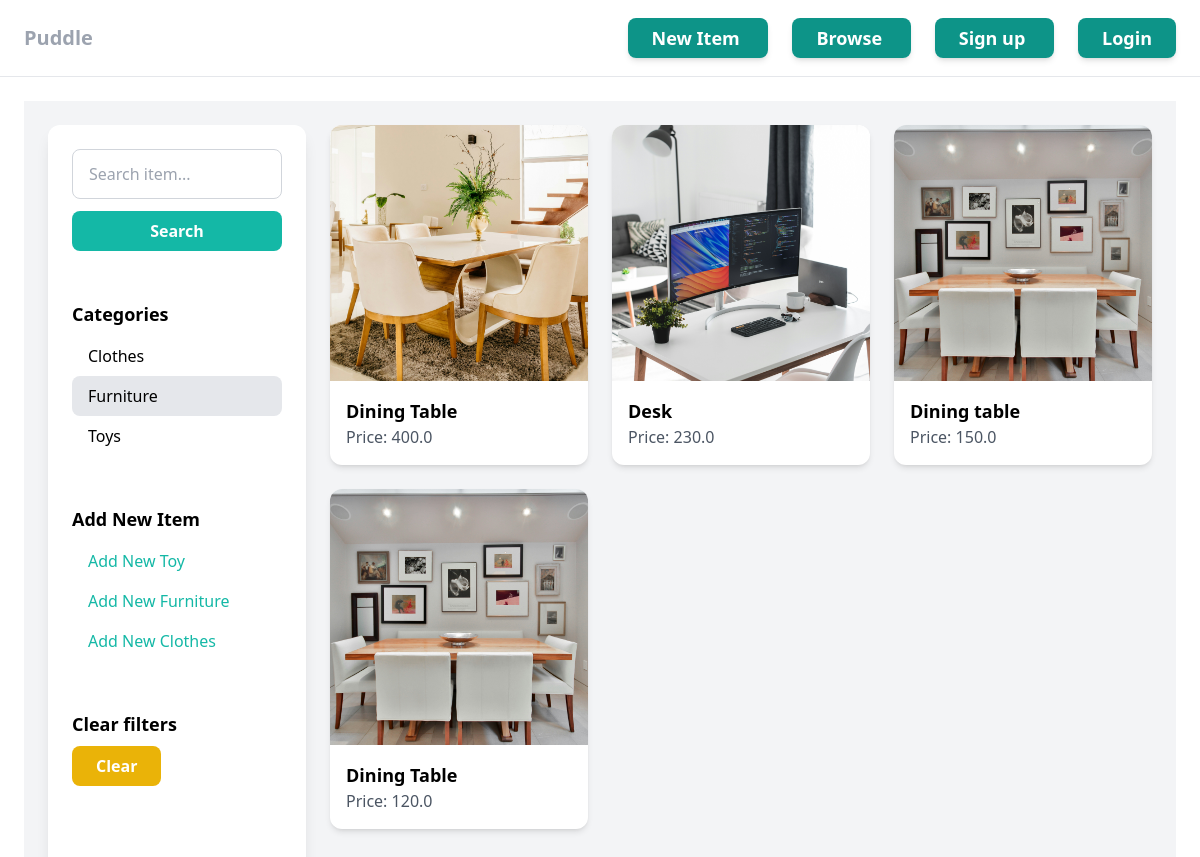
Page /items/?query=&category=2 on the committed database.
### item/models.py (models this page shows, shortened)
class Category(models.Model):
    name = models.CharField(max_length=255)
    class Meta:
        ordering = ("name",) # Alphabetic order
        verbose_name_plural = "Categories" # Pluralize Table name

class Item(models.Model):
    category= models.ForeignKey(Category, related_name="items", on_delete=models.CASCADE)
    name = models.CharField(max_length=255)
    description = models.TextField(blank=True, null=True)
    price = models.FloatField()
    image = models.ImageField(upload_to="item_image", blank=True, null=True) # pip install pillow
    is_sold = models.BooleanField(default=False)
    created_by = models.ForeignKey(User, related_name="items", on_delete=models.CASCADE)
    created_at = models.DateTimeField(auto_now_add=True)

### item/views.py (the view)
# urls.py: path("", views.items, name="items"),
def items(request):
    query = request.GET.get("query", '')
    category_id = request.GET.get('category', 0)
    categories = Category.objects.all()
    items = Item.objects.filter(is_sold=False)
    if category_id:
        items = items.filter(category_id=category_id)
    if query:
        items = items.filter(Q(name__icontains=query) | Q(description__icontains=query))  # show specified item
    return render(request, "item/items.html", {"items": items, "query": query, "categories": categories, "category_id": int(category_id)})

### item/templates/item/items.html (shortened to what this page needs)
{% extends "core/base.html" %}
{% block content %}
<div class="pb-6 grid grid-cols-4 gap-6 bg-gray-100 min-h-screen p-6">
  <div class="col-span-1 bg-white shadow-lg rounded-xl p-6 flex flex-col items-start
              sticky top-0 h-screen overflow-y-auto">
    <form method="get" action="{% url 'item:items' %}" class="w-full">
      <input
        name="query"
        class="w-full py-3 px-4 border border-gray-300 rounded-lg focus:ring-2 focus:ring-teal-400 outline-none"
        type="text"
        value="{{ query }}"
        placeholder="Search item..."
      />
      <button class="mt-3 w-full py-2 bg-teal-500 text-white rounded-lg font-semibold hover:bg-teal-600 transition">
        Search
      </button>
    </form>
    <p class="text-lg font-semibold mb-2">Categories</p>
    <ul class="w-full">
      {% for category in categories %}
      <li class="py-2 px-4 w-full rounded-lg {% if category.id == category_id %} bg-gray-200 {% endif %} hover:bg-gray-300 transition">
        <a href="{% url 'item:items' %}?query={{ query }}&category={{ category.id }}">
          {{ category.name }}
        </a>
      </li>
      {% endfor %}
    </ul>
    <p class="text-lg font-semibold mb-2">Add New Item</p>
    <ul class="w-full">
      <li class="py-2 px-4 w-full rounded-lg hover:bg-gray-300 transition">
        <a href="{% url 'item:new_toy' %}" class="text-teal-500">Add New Toy</a>
      </li>
      <li class="py-2 px-4 w-full rounded-lg hover:bg-gray-300 transition">
        <a href="{% url 'item:new_furniture' %}" class="text-teal-500">Add New Furniture</a>
      </li>
      <li class="py-2 px-4 w-full rounded-lg hover:bg-gray-300 transition">
        <a href="{% url 'item:new_clothes' %}" class="text-teal-500">Add New Clothes</a>
      </li>
    </ul>
    <p class="text-lg font-semibold">Clear filters</p>
    <ul>
      <li>
        <a href="{% url 'item:items' %}" class="mt-2 py-2 px-6 inline-block bg-yellow-500 rounded-lg text-white font-semibold hover:bg-yellow-600 transition">
          Clear
        </a>
      </li>
    </ul>
  </div>
  <div class="col-span-3">
    <div class="grid grid-cols-3 gap-6">
      {% for item in items %}
      <div class="bg-white shadow-md rounded-xl overflow-hidden transform transition duration-300 hover:scale-105 hover:shadow-lg">
        <a href="{% url 'item:detail' item.id %}">
          <div>
            <img
              src="{{ item.image.url }}"
              class="w-full h-64 object-cover"
              alt="{{ item.name }}"
            />
          </div>
          <div class="p-4">
            <h2 class="text-lg font-semibold">{{ item.name }}</h2>
            <p class="text-gray-600">Price: {{ item.price }}</p>
          </div>
        </a>
      </div>
      {% endfor %}
    </div>
  </div>
</div>
{% endblock %}

### rows in the picture
Category: name "Clothes"
Category: name "Furniture"
Category: name "Toys"
Item: image (picture), name "Dining Table", price "400.0"
Item: image (picture), name "Desk", price "230.0"
Item: image (picture), name "Dining table", price "150.0"
Item: image (picture), name "Dining Table", price "120.0"
